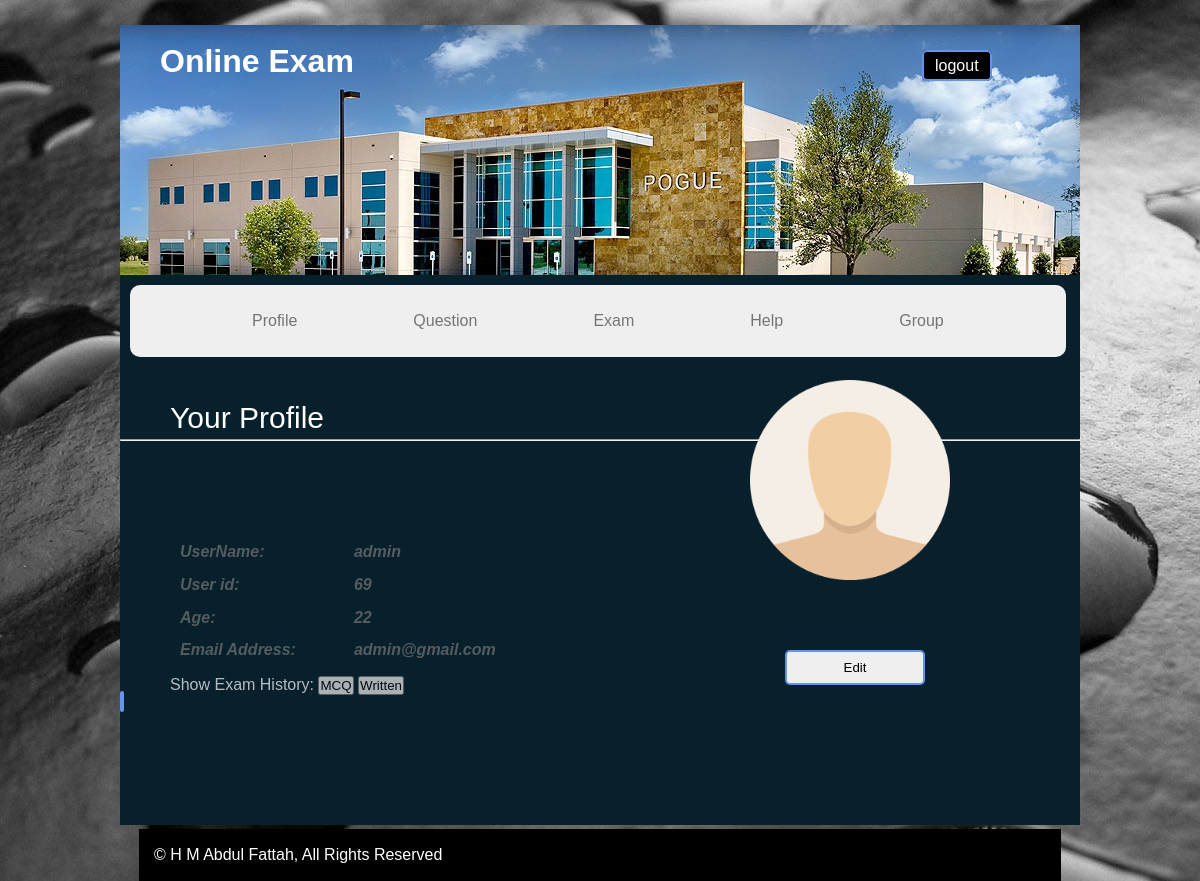
/profile2.php (signed in), run on the app's committed database.
### tables this page shows
CREATE TABLE IF NOT EXISTS `people` (
  `user_id` int(11) NOT NULL AUTO_INCREMENT,
  `username` varchar(50) DEFAULT NULL,
  `age` int(11) DEFAULT NULL,
  `password` varchar(50) DEFAULT NULL,
  `email` varchar(50) DEFAULT NULL,
  `image` varchar(200) NOT NULL,
  `admin_panel` varchar(10) NOT NULL,
  PRIMARY KEY (`user_id`)
);

### profile2.php (the view, shortened to what this page needs)
<?php
$id=$_SESSION['id'];
$sql="SELECT * FROM people WHERE user_id='$id'";
$result=mysql_query($sql);
while($row=mysql_fetch_array($result))
{
	$username=$row['username'];
	$age=$row['age'];
	$email=$row['email'];
}
?>
<html>
	<head>
		<link rel="stylesheet" type="text/css" href="profile.css"/>
	</head>
	<body>
		<div class="fix main">
			<div class="header_class fix">
				<div class="header fix">
					<h1>Online Exam</h1>
				</div>
				<div class="btn">
					<a href='logout.php' class='button'>logout</a>
				</div>
			</div>
			<div class="fix maincontent">
				<div class="fix sidebar">
					<nav>
						<ul>
							<li><a href="profile.php">Profile</a></li>
							<li><a href="#">Question</a>
							</li>
							<li><a href="exam2.php">Exam</a></li>
							<li><a href="help.php">Help</a></li>
							<li><a href="Group/Home.php">Group</a></li>
						</ul>
					</nav>
				</div>
				<span class="p1"><p>Your Profile</p></span>
				<hr />
				<div class="table">
					<table>
						<tr>
							<td>UserName:</td>
							<td><?php echo $username ?></td>
						</tr>
						<tr>
							<td>User id:</td>
							<td ><?php echo $_SESSION['id'] ?></td>
						</tr>
						<tr>
							<td>Age:</td>
							<td ><?php echo $age ?></td>
						</tr>
						<tr>
							<td>Email Address:</td>
							<td><?php echo $email ?></td>
						</tr>
					</table>
					Show Exam History:
					<button id="mcq" onclick="history('mcq')">MCQ</button>
					<button id="written" onclick="history('wtn')">Written</button>
				</div>
				<form action="userForm.php">
					<span class="button"><input type="submit" name="click" class="b1" value="Edit"></span>
				</form>
				<div class="proPic"><img src="Images/profile.png" class="img1"></div>
			</div>
		</div>
		<div class="fix footer">&copy; H M Abdul Fattah, All Rights Reserved</div>
	</body>
</html>

### profile.css (style rules this page uses)
* { margin:0; padding:0 }
body { font-family:arial; font-size:16px; line-height:22px; color:#666; background:url(z.jpg) fixed repeat; }
.main { width:960px; height:800px; margin:25px auto; display:block; background:#081F2C }
.header_class { background:url(header.jpg) repeat; position: relative; height:250px; }
.header { margin-left:40px; float:left; width:60%; color:white; margin-top:25px; }
.btn { width:30%; float:right; margin-top:30px; }
.btn a { padding:5px 11px; margin-left:130px; background:black; }
.button { border-radius:5px; border: 2px solid #6495ED; text-decoration:none; color:white; }
.maincontent { margin-top:10px; color:white; }
nav ul { margin-left:10px; margin-right:10px; background: #efefef; padding: 0 20px; border-radius: 10px; list-style: none; position: relative; }
nav ul { background: #efefef; padding: 0 64px; border-radius: 10px; list-style: none; display: inline-table; }
nav ul:after { content: ""; clear: both; display: block; }
nav ul li { float: left; }
nav ul li a { display: block; padding: 25px 58px; color: #757575; text-decoration: none; }
p { margin-top:50px; margin-left:50px; margin-bottom:10px; font-size:30px; }
.table { position: relative; top:100px; left: 50px; width: 700px; height: 250px; opacity: 0.7; }
td { color: #767676; font-family: Arial; font-weight: 700; font-size: 12pt; padding-right: 3em; padding-left: .5em; padding-bottom: 0.8em; font-style: oblique; }
.b1 { position: absolute; top: 650px; right:275px; width: 140px; height: 35px; border-radius:5px; border: 2px solid #6495ED; text-decoration:none; color:black; }
.img1 { height: 200px; width: 200px; position: absolute; top: 380px; right: 250px; }
.footer { padding:15px; background:black; margin-left:139px; margin-right:139px; margin-top:-21px; color:white }

### data on the page
people: username "admin", age "22", email "admin@gmail.com"

### other printed values
$_SESSION['id'] "69"
